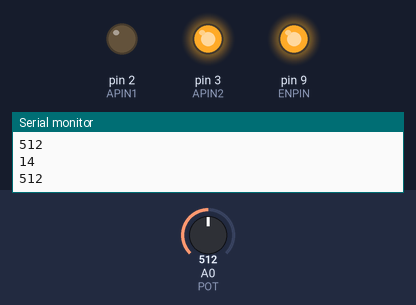
Simulated run of this sketch. Board: Arduino Uno, built with avr-gcc and run on an emulated ATmega328P. Parts: output pins drawn as LEDs (lit = HIGH), the last lines printed to the serial monitor. The inputs (shaded band) are chosen by the test bench; at power-on: A0 (POT) = 512.

Above: at 1.2 s.
1.3 s: A0 (POT) set to 306
At 2.1 s:
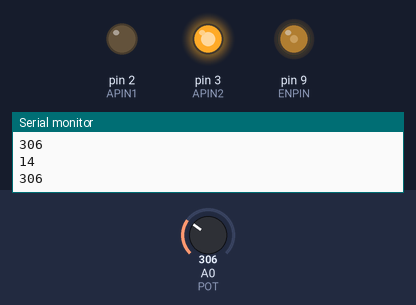
2.9 s: A0 (POT) set to 472
At 3.4 s:
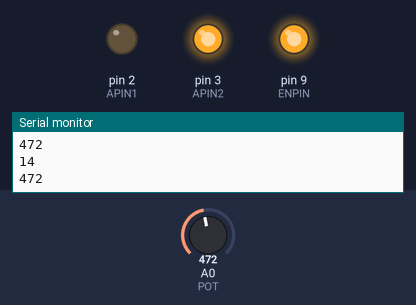
4.5 s: A0 (POT) set to 462
At 5.8 s:
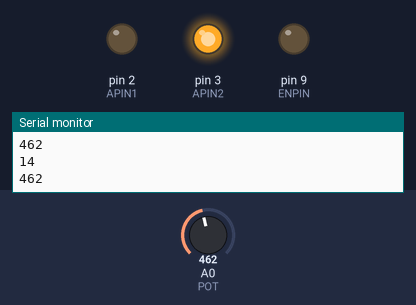
6.1 s: A0 (POT) set to 122
At 7.3 s:
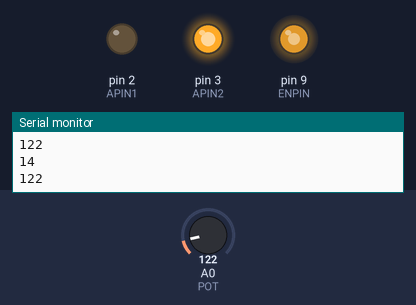
7.7 s: A0 (POT) set to 0
At 8.7 s:
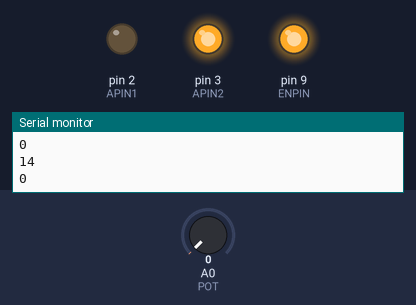
Timing chart, 0 to 10.3 s (numbered marks = the images above; inputs shaded):
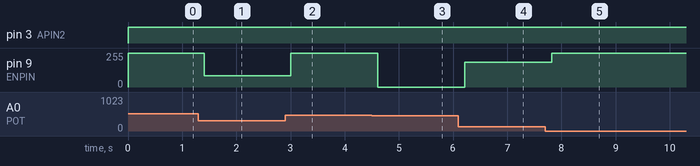

Measured:
- the behaviour switches between 463 and 462 on A0 (POT) (found by bisection; images 2 and 3)
- after the input at 1.3 s, pin 9 (ENPIN): 255/255 → 85/255 after 0.10 s
- after the input at 2.9 s, pin 9 (ENPIN): 85/255 → 255/255 after 0.11 s
- after the input at 4.5 s, pin 9 (ENPIN): 255/255 → 0/255 after 0.11 s
- after the input at 6.1 s, pin 9 (ENPIN): 0/255 → 187/255 after 0.12 s
- after the input at 7.7 s, pin 9 (ENPIN): 187/255 → 255/255 after 0.12 s

The sketch:

h-bridge.ino
```cpp
const int ENPIN = 9;
const int APIN1 = 2;
const int APIN2 = 3;

const int POT = A0;


void setup() {
  // put your setup code here, to run once:
  pinMode(APIN1, OUTPUT);
  pinMode(APIN2, OUTPUT);
  pinMode(ENPIN, OUTPUT);

  Serial.begin(115200);
}


void forward(int rate) {
  digitalWrite(ENPIN, LOW);

  digitalWrite(APIN1, HIGH);
  digitalWrite(APIN2, LOW);

  analogWrite(ENPIN, rate);

}


void backward(int rate) {
  digitalWrite(ENPIN, LOW);

  digitalWrite(APIN1, LOW);
  digitalWrite(APIN2, HIGH);

  analogWrite(ENPIN, rate);

}


void stop(int rate) {
  digitalWrite(ENPIN, LOW);

  digitalWrite(APIN1, HIGH);
  digitalWrite(APIN2, LOW);

  analogWrite(ENPIN, rate);

}


void loop() {
  // put your main code here, to run repeatedly:
  int speed = analogRead(POT);
  int Speed;

  Serial.println(speed);

  if (Speed > 562) {
    Speed = map(speed, 563, 1023, 0, 255);
    forward(Speed);
  }
  else if (Speed < 462) {
    Speed = map(speed, 461, 0, 0, 255);
    backward(Speed);
  }
  else {
    stop(Speed);
  }

  delay(200);
  Serial.println(POT);
}
```
